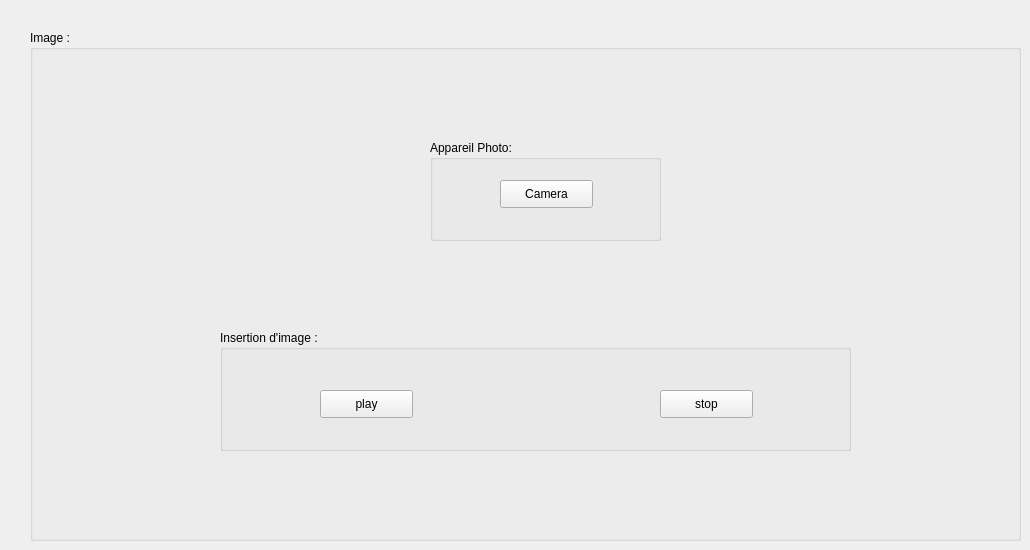
    <widget class="QWidget" name="tab_4">
     <attribute name="title">
      <string>Image</string>
     </attribute>
     <widget class="QGroupBox" name="groupBox_8">
      <property name="geometry">
       <rect>
        <x>30</x>
        <y>30</y>
        <width>991</width>
        <height>511</height>
       </rect>
      </property>
      <property name="title">
       <string>Image :</string>
      </property>
      <widget class="QGroupBox" name="groupBox_9">
       <property name="geometry">
        <rect>
         <x>400</x>
         <y>110</y>
         <width>231</width>
         <height>101</height>
        </rect>
       </property>
       <property name="title">
        <string>Appareil Photo:</string>
       </property>
       <widget class="QPushButton" name="cameraClient">
        <property name="geometry">
         <rect>
          <x>70</x>
          <y>40</y>
          <width>93</width>
          <height>28</height>
         </rect>
        </property>
        <property name="text">
         <string>Camera</string>
        </property>
       </widget>
      </widget>
      <widget class="QGroupBox" name="groupBox_10">
       <property name="geometry">
        <rect>
         <x>190</x>
         <y>300</y>
         <width>631</width>
         <height>121</height>
        </rect>
       </property>
       <property name="title">
        <string>Insertion d'image :</string>
       </property>
       <widget class="QPushButton" name="playClient">
        <property name="geometry">
         <rect>
          <x>100</x>
          <y>60</y>
          <width>93</width>
          <height>28</height>
         </rect>
        </property>
        <property name="text">
         <string>play</string>
        </property>
       </widget>
       <widget class="QPushButton" name="stopClient">
        <property name="geometry">
         <rect>
          <x>440</x>
          <y>60</y>
          <width>93</width>
          <height>28</height>
         </rect>
        </property>
        <property name="text">
         <string>stop</string>
        </property>
       </widget>
      </widget>
     </widget>
    </widget>
